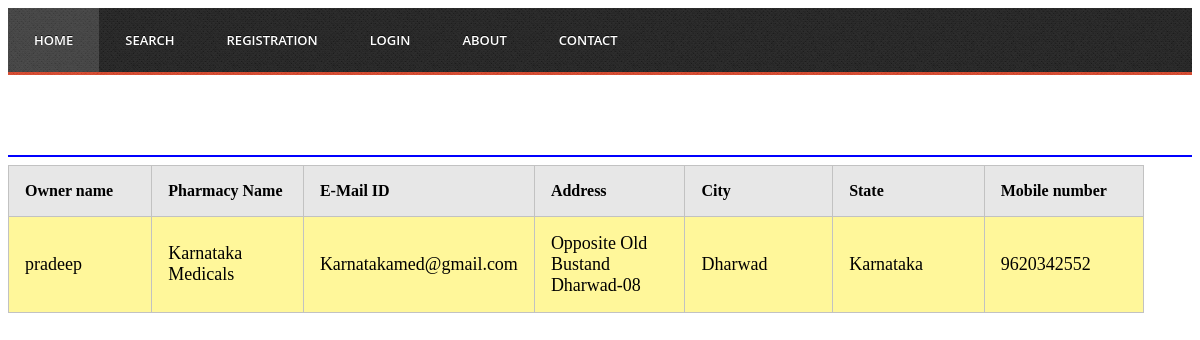
Screenshot of /detail.php?id=3 with the database file from the repository.
### tables this page shows
CREATE TABLE IF NOT EXISTS `pharmacy_registration` (
  `ownername` varchar(100) NOT NULL,
  `lno` varchar(100) NOT NULL,
  `Gender` varchar(10) NOT NULL,
  `pharmacy_name` varchar(100) NOT NULL,
  `preg_date` date NOT NULL,
  `cid` int(30) NOT NULL AUTO_INCREMENT,
  `email` varchar(100) NOT NULL,
  `Address` varchar(100) NOT NULL,
  `city` varchar(20) NOT NULL,
  `state` varchar(100) NOT NULL,
  `mno` varchar(13) NOT NULL,
  PRIMARY KEY (`cid`)
);

### detail.php (the view, shortened to what this page needs)
<html>
<head>
</head>
<body>
<?php
$cid=$_GET['id'];
include("header.php");
$sql="select * from pharmacy_registration where cid='$cid'";
$rs=mysql_query($sql) or die('Database Error: ' . mysql_error());
$num=mysql_num_rows($rs);
if($num >= 1 )
{
	echo "<center>";
	echo "<table class='three'>";
	echo"<marquee behavior='alternate' bgcolor='purple'><h1><font color='white'>Pharmacy List</font></h1></marquee>";
	echo"<hr color='blue'>";
	echo"<tr><th>Owner name</th><th>Pharmacy Name</th><th>E-Mail ID</th><th>Address</th><th>City</th><th>State</th><th>Mobile number</th</tr>";
while($row = mysql_fetch_array( $rs )){
    echo"<tr>";
    echo"<td><font size='4'>$row[0]</font><br></td>";
	echo"<td><font size='4'>$row[3]</font><br></td>";
	echo"<td><font size='4'>$row[6]</font><br></td>";
	echo"<td><font size='4'>$row[7]</font><br></td>";
    echo"<td><font size='4'>$row[8]</font><br></td>";
	echo"<td><font size='4'>$row[9]</font><br></td>";
	echo"<td><font size='4'>$row[10]</font><br></td>";
	echo"</tr>";
		}
		    echo"</table>";
	echo "</center>";
	}
?>
</body>
</html>

### detail.php (style rules this page uses)
table.three { margin-bottom: 3em; border-collapse:collapse; display: inline-block; margin-right: 3em; }
table.three td { text-align: left; width: 10em; border: 0.1em #c2c2c2 solid; padding: 1em; background-color: #fff79a; }
table.three th { text-align: left; padding: 1em; border: 0.1em #c2c2c2 solid; background-color: #e7e7e7; color: black; }
table.three tr { height: 0.8em; }

### rows the page displays
pharmacy_registration: ownername "pradeep", pharmacy_name "Karnataka Medicals", email "Karnatakamed@gmail.com", Address "Opposite Old Bustand Dharwad-08", city "Dharwad", state "Karnataka", mno "9620342552"
